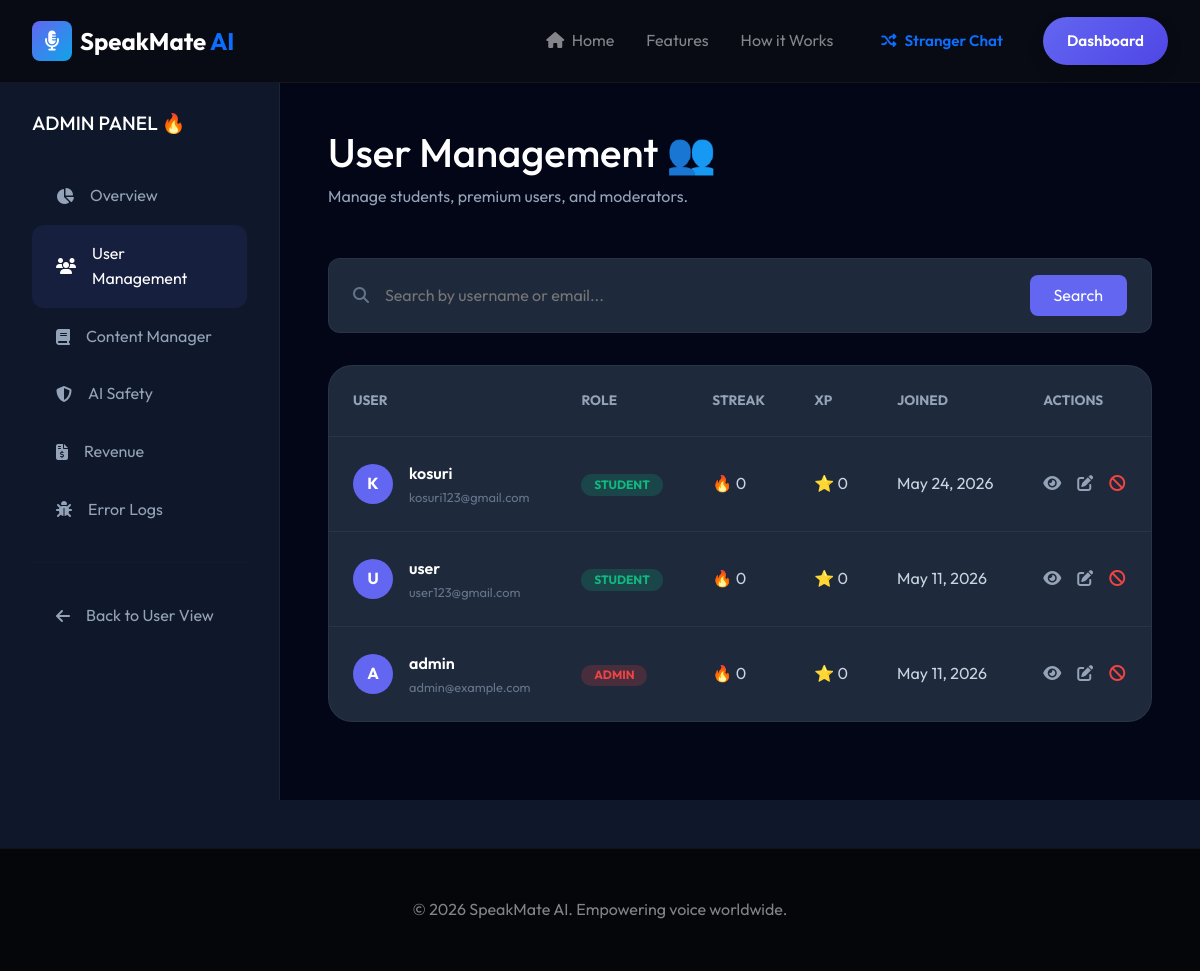
Page /admin-panel/users/ (signed in) on the committed database.
### accounts/models.py (models this page shows, shortened)
class User(AbstractUser):
    email = models.EmailField(unique=True)
    phone_number = models.CharField(max_length=15, blank=True, null=True)
    profile_picture = models.ImageField(upload_to='profile_pics/', blank=True, null=True)
    bio = models.TextField(max_length=500, blank=True)
    native_language = models.CharField(max_length=50, default='Telugu')
    learning_goals = models.TextField(blank=True)
    xp = models.IntegerField(default=0)
    streak = models.IntegerField(default=0)
    is_premium = models.BooleanField(default=False)
    ai_voice = models.CharField(max_length=50, default='Female - American')
    ai_difficulty = models.CharField(max_length=20, default='Beginner')
    speaking_speed = models.FloatField(default=1.0) # 0.5 to 2.0
    app_theme = models.CharField(max_length=50, default='Dark Neon')
    ai_personality = models.CharField(max_length=50, default='Friendly Teacher')
    preferred_language = models.CharField(max_length=20, default='English')
    notifications_enabled = models.BooleanField(default=True)
    privacy_visible = models.BooleanField(default=True)

### dashboard/views.py (the view)
# urls.py: path('admin-panel/users/', views.admin_users_view, name='admin_users'),
@staff_member_required
def admin_users_view(request):
    User = get_user_model()
    query = request.GET.get('q', '')
    if query:
        users = User.objects.filter(
            models.Q(username__icontains=query) |
            models.Q(email__icontains=query)
        ).order_by('-date_joined')
    else:
        users = User.objects.all().order_by('-date_joined')[:50]
    context = {
        'users': users,
        'query': query,
    }
    return render(request, 'dashboard/admin_users.html', context)

### templates/dashboard/admin_users.html (shortened to what this page needs)
{% extends 'base.html' %}
{% load static %}
{% block content %}
<div class="admin-container">
    <aside class="sidebar">
        <h2 style="color: white; margin-bottom: 2rem; font-size: 1.2rem;">ADMIN PANEL 🔥</h2>
        <nav class="sidebar-menu">
            <a href="{% url 'dashboard:admin_panel' %}" class="menu-item">
                <i class="fas fa-chart-pie"></i> Overview
            </a>
            <a href="{% url 'dashboard:admin_users' %}" class="menu-item active">
                <i class="fas fa-users"></i> User Management
            </a>
            <a href="{% url 'dashboard:admin_content' %}" class="menu-item">
                <i class="fas fa-book"></i> Content Manager
            </a>
            <a href="{% url 'dashboard:admin_safety' %}" class="menu-item">
                <i class="fas fa-shield-alt"></i> AI Safety
            </a>
            <a href="{% url 'dashboard:admin_revenue' %}" class="menu-item">
                <i class="fas fa-file-invoice-dollar"></i> Revenue
            </a>
            <a href="{% url 'dashboard:admin_logs' %}" class="menu-item">
                <i class="fas fa-bug"></i> Error Logs
            </a>
            <hr style="border: none; border-top: 1px solid rgba(255,255,255,0.05); margin: 1.5rem 0;">
            <a href="{% url 'dashboard:index' %}" class="menu-item">
                <i class="fas fa-arrow-left"></i> Back to User View
            </a>
        </nav>
    </aside>
    <main class="main-content">
        <div class="header" style="margin-bottom: 3rem;">
            <h1 style="color: white;">User Management 👥</h1>
            <p style="color: #94a3b8;">Manage students, premium users, and moderators.</p>
        </div>
        <form method="GET" action="{% url 'dashboard:admin_users' %}">
            <div class="search-box">
                <i class="fas fa-search" style="color: #64748b;"></i>
                <input type="text" name="q" placeholder="Search by username or email..." value="{{ query }}">
                <button type="submit" style="background: var(--primary); color: white; border: none; padding: 0.5rem 1.5rem; border-radius: 8px; cursor: pointer;">Search</button>
            </div>
        </form>
        <div class="user-table-card">
            <table>
                <thead>
                    <tr>
                        <th>USER</th>
                        <th>ROLE</th>
                        <th>STREAK</th>
                        <th>XP</th>
                        <th>JOINED</th>
                        <th>ACTIONS</th>
                    </tr>
                </thead>
                <tbody>
                    {% for u in users %}
                    <tr>
                        <td>
                            <div class="user-info">
                                <div class="avatar-circle">{{ u.username|make_list|first|upper }}</div>
                                <div>
                                    <div style="font-weight: 600; color: white;">{{ u.username }}</div>
                                    <div style="font-size: 0.8rem; color: #64748b;">{{ u.email }}</div>
                                </div>
                            </div>
                        </td>
                        <td>
                            {% if u.is_superuser %}
                            <span class="badge badge-admin">ADMIN</span>
                            {% elif u.is_premium %}
                            <span class="badge badge-premium">PREMIUM</span>
                            {% else %}
                            <span class="badge badge-student">STUDENT</span>
                            {% endif %}
                        </td>
                        <td>🔥 {{ u.streak }}</td>
                        <td>⭐ {{ u.xp }}</td>
                        <td>{{ u.date_joined|date:"M d, Y" }}</td>
                        <td>
                            <div style="display: flex; gap: 1rem;">
                                <a href="{% url 'dashboard:admin_user_detail' u.id %}" class="action-btn" title="View Profile"><i class="fas fa-eye"></i></a>
                                <button class="action-btn" title="Edit User"><i class="fas fa-edit"></i></button>
                                <button class="action-btn" title="Ban User" style="color: #ef4444;"><i class="fas fa-ban"></i></button>
                            </div>
                        </td>
                    </tr>
                    {% empty %}
                    <tr><td colspan="6" style="text-align: center;">No users found.</td></tr>
                    {% endfor %}
                </tbody>
            </table>
        </div>
    </main>
</div>
{% endblock %}

### static/css/style.css (style rules this page uses)
:root { --primary: #6366f1; --primary-dark: #4f46e5; --primary-light: #818cf8; --secondary: #0ea5e9; --accent: #f43f5e; --bg-dark: #0f172a; --bg-card: #1e293b; --text-main: #f8fafc; --text-muted: #94a3b8; --glass-bg: rgba(255, 255, 255, 0.05); --glass-border: rgba(255, 255, 255, 0.1); --transition: all 0.3s cubic-bezier(0.4, 0, 0.2, 1); }
* { margin: 0; padding: 0; box-sizing: border-box; }
body { font-family: 'Outfit', sans-serif; background-color: var(--bg-dark); color: var(--text-main); line-height: 1.6; overflow-x: hidden; }
a { text-decoration: none; color: inherit; transition: var(--transition); }

### templates/dashboard/admin_users.html (style rules this page uses)
.admin-container { display: grid; grid-template-columns: 280px 1fr; min-height: calc(100vh - 80px); margin-top: 80px; }
.sidebar { background: #0f172a; border-right: 1px solid rgba(255,255,255,0.05); padding: 2rem; }
.main-content { padding: 3rem; background: #020617; }
.menu-item { display: flex; align-items: center; gap: 1rem; padding: 1rem 1.5rem; border-radius: 12px; color: #94a3b8; text-decoration: none; transition: 0.3s; }
.menu-item:hover, .menu-item.active { background: rgba(99, 102, 241, 0.1); color: white; }
.search-box { background: #1e293b; border: 1px solid rgba(255,255,255,0.05); padding: 1rem 1.5rem; border-radius: 12px; width: 100%; color: white; margin-bottom: 2rem; display: flex; align-items: center; gap: 1rem; }
.search-box input { background: none; border: none; color: white; width: 100%; outline: none; }
.user-table-card { background: #1e293b; border-radius: 24px; border: 1px solid rgba(255,255,255,0.05); overflow: hidden; }
table { width: 100%; border-collapse: collapse; }
th { text-align: left; padding: 1.5rem; color: #94a3b8; font-size: 0.85rem; border-bottom: 1px solid rgba(255,255,255,0.05); }
td { padding: 1.5rem; color: #cbd5e1; border-bottom: 1px solid rgba(255,255,255,0.05); }
tr:last-child td { border-bottom: none; }
.user-info { display: flex; align-items: center; gap: 1rem; }
.avatar-circle { width: 40px; height: 40px; border-radius: 50%; background: var(--primary); display: flex; align-items: center; justify-content: center; font-weight: 700; color: white; }
.badge { padding: 0.3rem 0.8rem; border-radius: 20px; font-size: 0.75rem; font-weight: 700; }
.badge-admin { background: rgba(239, 68, 68, 0.2); color: #ef4444; }
.badge-student { background: rgba(16, 185, 129, 0.2); color: #10b981; }
.action-btn { background: none; border: none; color: #94a3b8; cursor: pointer; transition: 0.3s; }

### rows in the picture
User: username|make_list "K", username "kosuri", email "kosuri123@gmail.com", is_superuser "STUDENT", streak "0", xp "0", date_joined "May 24, 2026"
User: username|make_list "U", username "user", email "user123@gmail.com", is_superuser "STUDENT", streak "0", xp "0", date_joined "May 11, 2026"
User: username|make_list "A", username "admin", email "admin@example.com", is_superuser "ADMIN", streak "0", xp "0", date_joined "May 11, 2026"
